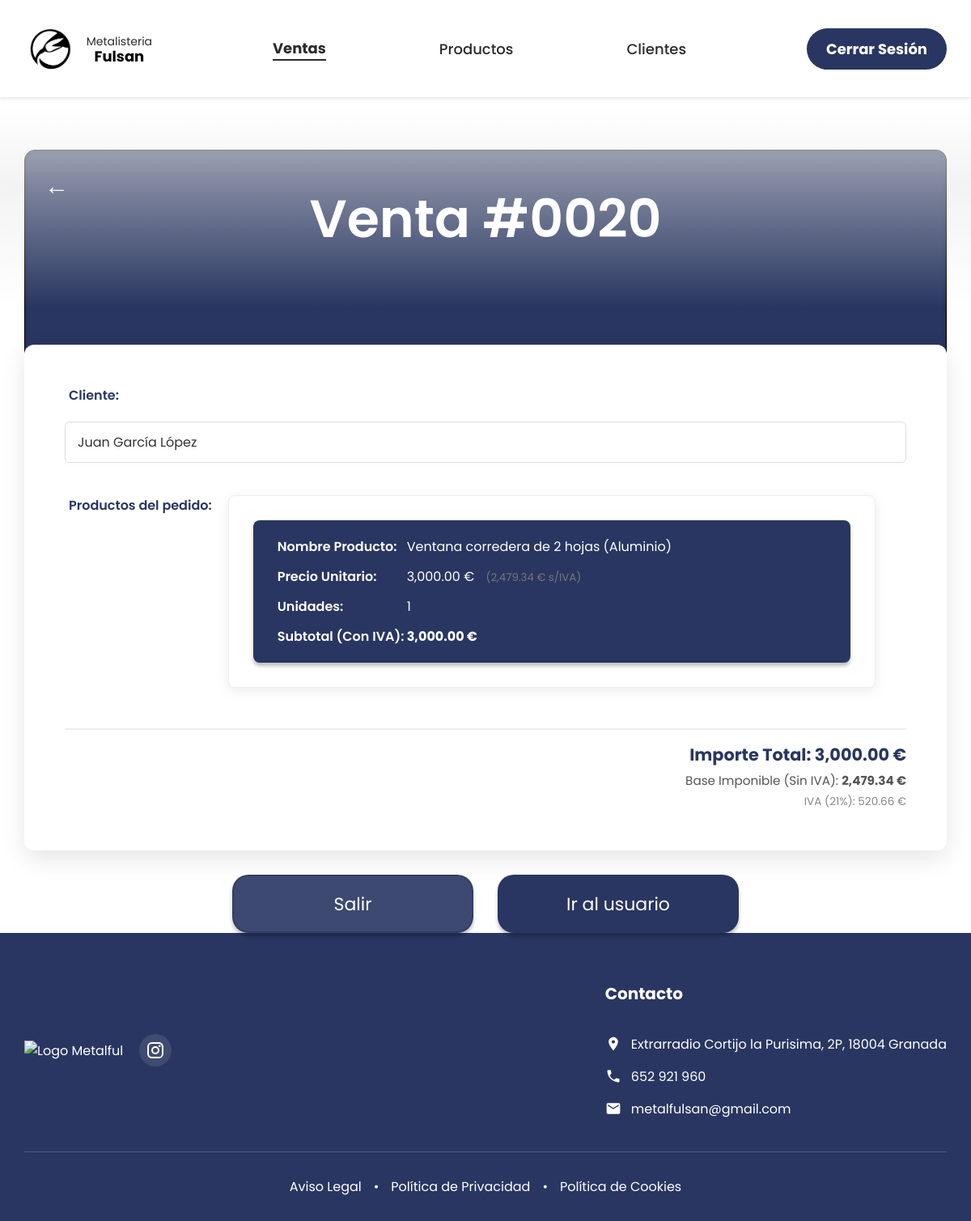
/detallesventas.php?id=20, run on the app's committed database.
### tables this page shows
CREATE TABLE `ventas` (
  `id` int(11) NOT NULL,
  `id_cliente` int(11) NOT NULL,
  `fecha` datetime DEFAULT current_timestamp(),
  `total` decimal(10,2) DEFAULT 0.00,
  `estado` varchar(20) DEFAULT 'Pendiente',
  `nombre_completo` varchar(255) DEFAULT NULL,
  `email` varchar(255) DEFAULT NULL,
  `telefono` varchar(50) DEFAULT NULL,
  `calle` varchar(255) DEFAULT NULL,
  `numero` varchar(50) DEFAULT NULL,
  `piso` varchar(50) DEFAULT NULL,
  `codigo_postal` varchar(20) DEFAULT NULL,
  `localidad` varchar(100) DEFAULT NULL,
  `notas` text DEFAULT NULL
);

CREATE TABLE `clientes` (
  `id` int(11) NOT NULL,
  `nombre` varchar(100) NOT NULL,
  `apellidos` varchar(100) NOT NULL,
  `email` varchar(100) NOT NULL,
  `password` varchar(255) NOT NULL,
  `dni` varchar(20) DEFAULT NULL,
  `telefono` varchar(20) DEFAULT NULL,
  `rol` enum('admin','cliente') DEFAULT 'cliente',
  `direccion` varchar(255) DEFAULT NULL,
  `numero` varchar(20) DEFAULT NULL,
  `piso` varchar(20) DEFAULT NULL,
  `ciudad` varchar(100) DEFAULT NULL,
  `provincia` varchar(100) DEFAULT 'Granada',
  `codigo_postal` varchar(10) DEFAULT NULL,
  `fecha_registro` datetime DEFAULT current_timestamp(),
  `activo` tinyint(1) DEFAULT 1
);

CREATE TABLE `detalle_ventas` (
  `id` int(11) NOT NULL,
  `id_venta` int(11) NOT NULL,
  `id_producto` int(11) NOT NULL,
  `cantidad` int(11) NOT NULL,
  `precio_unitario` decimal(10,2) NOT NULL,
  `subtotal` decimal(10,2) GENERATED ALWAYS AS (`cantidad` * `precio_unitario`) STORED,
  `medidas` varchar(50) DEFAULT NULL,
  `color` varchar(50) DEFAULT NULL,
  `detalles_extra` text DEFAULT NULL
);

CREATE TABLE `productos` (
  `id` int(11) NOT NULL,
  `referencia` varchar(40) NOT NULL,
  `nombre` varchar(150) NOT NULL,
  `descripcion` text DEFAULT NULL,
  `precio` decimal(10,2) DEFAULT 0.00,
  `imagen_url` varchar(255) DEFAULT NULL,
  `id_material` int(11) NOT NULL,
  `id_categoria` int(11) NOT NULL,
  `medidas` varchar(50) DEFAULT NULL,
  `color` varchar(30) DEFAULT NULL
);

### detallesventas.php (the view, shortened to what this page needs)
<?php
include 'conexion.php';
$id_venta = $_GET['id'];
$sql_venta = "SELECT v.*, c.id as id_cliente, c.nombre as nombre_cli, c.apellidos as apellidos_cli, c.email
              FROM ventas v
              JOIN clientes c ON v.id_cliente = c.id
              WHERE v.id = ?";
$stmt = $conn->prepare($sql_venta);
$stmt->execute([$id_venta]);
$venta = $stmt->fetch(PDO::FETCH_ASSOC);
$sql_detalles = "SELECT d.*, p.nombre as nombre_prod
                 FROM detalle_ventas d
                 JOIN productos p ON d.id_producto = p.id
                 WHERE d.id_venta = ?";
$stmt_det = $conn->prepare($sql_detalles);
$stmt_det->execute([$id_venta]);
$productos_venta = $stmt_det->fetchAll(PDO::FETCH_ASSOC);
?>
<!DOCTYPE html>
<html lang="es">
<head>
    <link rel="stylesheet" href="css/administrador.css">
</head>
<body>
    <div class="DetallesVentas">
        <header class="cabecera">
                <div class="container">
                    <div class="logo-main">
                        <a href="indexadmin.php" class="logo-main">
                            <img src="imagenes/logo.png" alt="Logo Metalful">
                            <div class="logo-text">
                                <span> Metalisteria</span>
                                <strong>Fulsan</strong>
                            </div>
                        </a>
                    </div>
                    <nav class="nav-bar">
                        <a href="listadoventasadmin.php" style="font-weight:bold; border-bottom: 2px solid currentColor;">Ventas</a>
                        <a href="listadoproductosadmin.php" >Productos</a>
                        <a href="listadoclientesadmin.php">Clientes</a>
                    </nav>
                    <div class="log-out">
                        <a href="index.php">Cerrar Sesión</a>
                    </div>
                </div>
        </header>
        <div class="titulo-section">
            <div class="recuadro-fondo"></div>
            <a href="listadoventasadmin.php" class="flecha-circular">←</a>
            <h1 class="titulo-principal">Venta #<?php echo str_pad($venta['id'], 4, '0', STR_PAD_LEFT); ?></h1>
        </div>
        <div class="container main-container">
            <div class="details-card">
                <div class="client-row">
                    <span class="label-text">Cliente:</span>
                    <input type="text" class="input-display" readonly value="<?php echo $venta['nombre_cli'] . ' ' . $venta['apellidos_cli']; ?>">
                </div>
                <div class="products-section">
                    <span class="label-text">Productos del pedido:</span>
                    <div class="products-list-box">
                        <?php foreach($productos_venta as $item): ?>
                            <div class="product-item-card">
                                <div class="product-info-line">
                                    <span class="product-info-label">Nombre Producto:</span>
                                    <span class="product-info-value"><?php echo $item['nombre_prod']; ?></span>
                                </div>
                                <div class="product-info-line">
                                    <span class="product-info-label">Precio Unitario:</span>
                                    <span class="product-info-value">
                                        <?php echo number_format($item['precio_unitario'], 2); ?> €
                                        <small style="color: #777; margin-left: 10px; font-weight: normal;">
                                            (<?php echo number_format($item['precio_unitario'] / 1.21, 2); ?> € s/IVA)
                                        </small>
                                    </span>
                                </div>
                                <div class="product-info-line">
                                    <span class="product-info-label">Unidades:</span>
                                    <span class="product-info-value"><?php echo $item['cantidad']; ?></span>
                                </div>
                                <div class="product-info-line">
                                    <span class="product-info-label">Subtotal (Con IVA):</span>
                                    <span class="product-info-value" style="font-weight:bold;"><?php echo number_format($item['subtotal'], 2); ?> €</span>
                                </div>
                            </div>
                        <?php endforeach; ?>
                    </div>
                </div>
                <div class="total-row" style="display: flex; flex-direction: column; align-items: flex-end; gap: 5px; margin-top: 20px; padding-top: 15px; border-top: 2px solid #eee;">
                    <span class="total-label" style="font-size: 1.3em;">
                        Importe Total: <?php echo number_format($venta['total'], 2); ?> €
                    </span>
                    <span style="color: #555; font-size: 0.95em;">
                        Base Imponible (Sin IVA): <strong><?php echo number_format($venta['total'] / 1.21, 2); ?> €</strong>
                    </span>
                     <span style="color: #888; font-size: 0.85em;">
                        IVA (21%): <?php echo number_format($venta['total'] - ($venta['total'] / 1.21), 2); ?> €
                    </span>
                </div>
            </div>
            <div class="botones-finales">
                <div class="boton-salir">
                    <a href="javascript:void(0);" onclick="confirmarSalida()">Salir</a>
                </div>
                <div class="boton-usuario">
                    <a href="modificardatoscliente.php?id=<?php echo $venta['id_cliente']; ?>">Ir al usuario</a>
                </div>
            </div>
        </div>
        <footer class="footer">
                <div class="container">
                    <div class="footer-content">
                        <div class="footer-logo-section">
                            <div class="logo-footer">
                                <img src="imagenes/footer.png" alt="Logo Metalful">
                            </div>
                            <div class="redes">
                                <a href="https://www.instagram.com/metalfulsansl/" target="_blank" class="instagram-link">
                                </a>
                            </div>
                        </div>
                        <div class="footer-links">
                            <div class="contacto-footer">
                                <h3>Contacto</h3>
                                <div class="contacto-item">
                                    <svg viewBox="0 0 24 24" fill="currentColor">
                                        <path d="M12 2C8.13 2 5 5.13 5 9c0 5.25 7 13 7 13s7-7.75 7-13c0-3.87-3.13-7-7-7zm0 9.5c-1.38 0-2.5-1.12-2.5-2.5s1.12-2.5 2.5-2.5 2.5 1.12 2.5 2.5-1.12 2.5-2.5 2.5z"/>
                                    </svg>
                                    <a href="https://maps.google.com" target="_blank">Extrarradio Cortijo la Purisima, 2P, 18004 Granada</a>
                                </div>
                                <div class="contacto-item">
                                    <svg viewBox="0 0 24 24" fill="currentColor">
                                        <path d="M6.62 10.79c1.44 2.83 3.76 5.14 6.59 6.59l2.2-2.2c.27-.27.67-.36 1.02-.24 1.12.37 2.33.57 3.57.57.55 0 1 .45 1 1V20c0 .55-.45 1-1 1-9.39 0-17-7.61-17-17 0-.55.45-1 1-1h3.5c.55 0 1 .45 1 1 0 1.25.2 2.45.57 3.57.11.35.03.74-.25 1.02l-2.2 2.2z"/>
                                    </svg>
                                    <a href="tel:652921960">652 921 960</a>
                                </div>
                                <div class="contacto-item">
                                    <svg viewBox="0 0 24 24" fill="currentColor">
                                        <path d="M20 4H4c-1.1 0-1.99.9-1.99 2L2 18c0 1.1.9 2 2 2h16c1.1 0 2-.9 2-2V6c0-1.1-.9-2-2-2zm0 4l-8 5-8-5V6l8 5 8-5v2z"/>
                                    </svg>
                                    <a href="mailto:metalfulsan@gmail.com">metalfulsan@gmail.com</a>
                                </div>
                            </div>
                        </div>
                    </div>
                    <div class="footer-bottom">
                        <div class="politica-legal">
                            <a href="#aviso-legal">Aviso Legal</a>
                            <span>•</span>
                            <a href="#privacidad">Política de Privacidad</a>
                            <span>•</span>
                            <a href="#cookies">Política de Cookies</a>
                        </div>
                    </div>
                </div>
        </footer>
    </div>
</body>
</html>

### data on the page
ventas: id "0020", id_cliente.apellidos "Juan García López", total "3,000.00", $venta['total']/1.21 "2,479.34", $venta['total']-($venta['total']/1.21) "520.66"
detalle_ventas: id_producto.nombre "Ventana corredera de 2 hojas (Aluminio)", precio_unitario "3,000.00", $item['precio_unitario']/1.21 "2,479.34", cantidad "1", subtotal "3,000.00"
